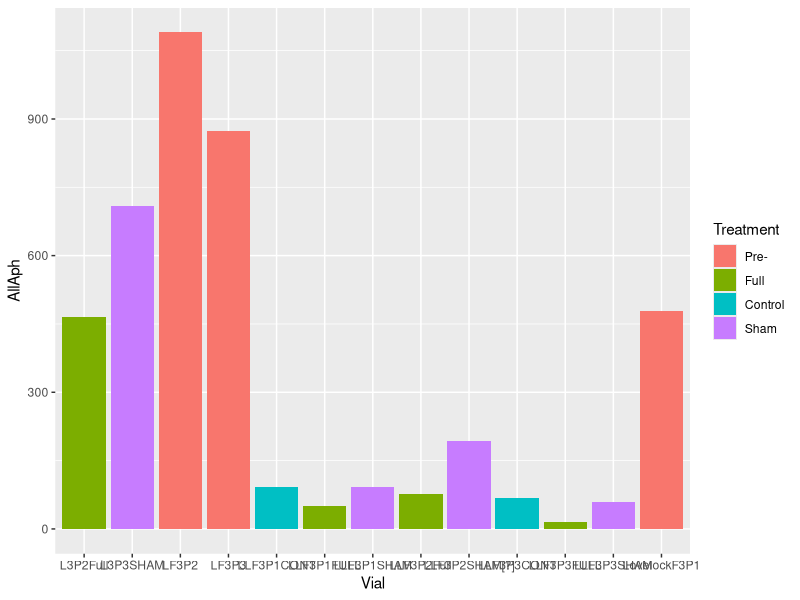
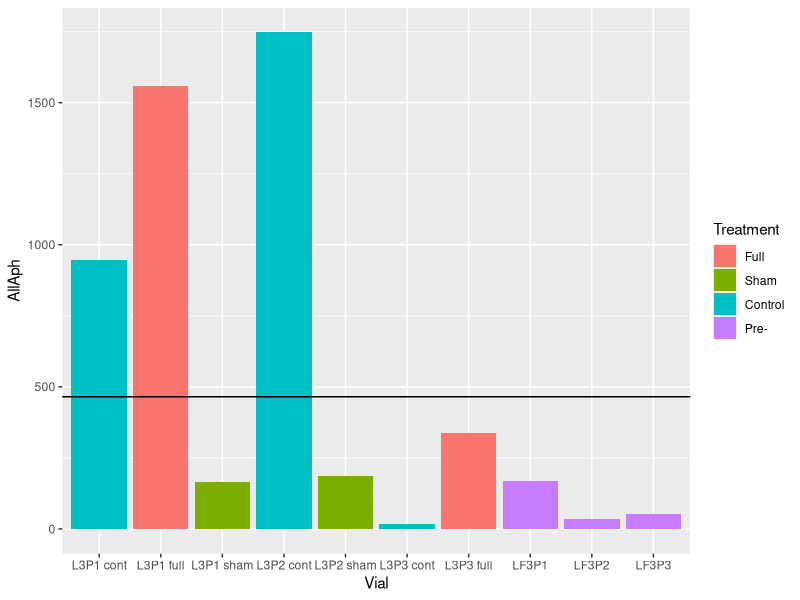
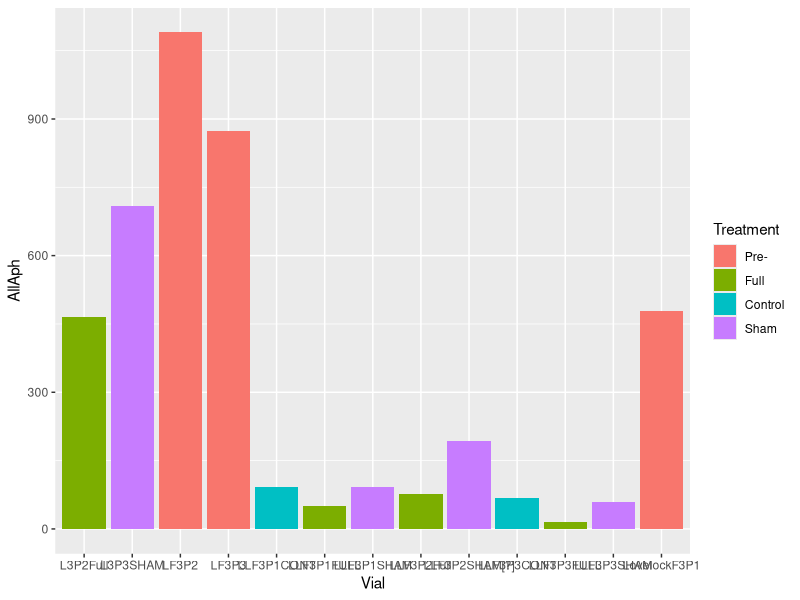
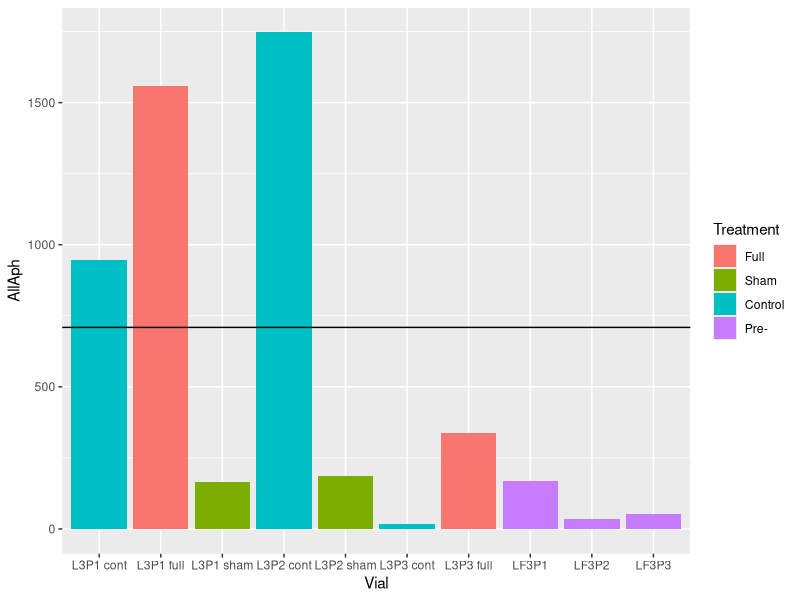
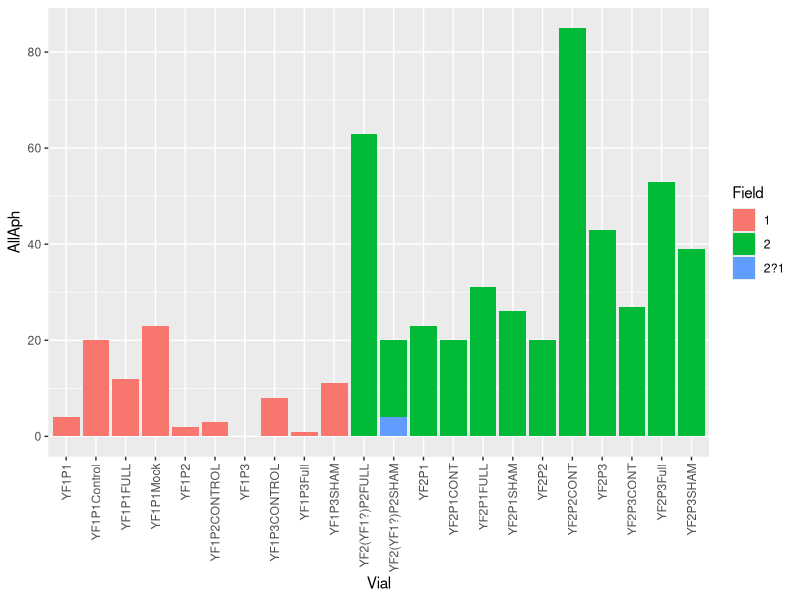
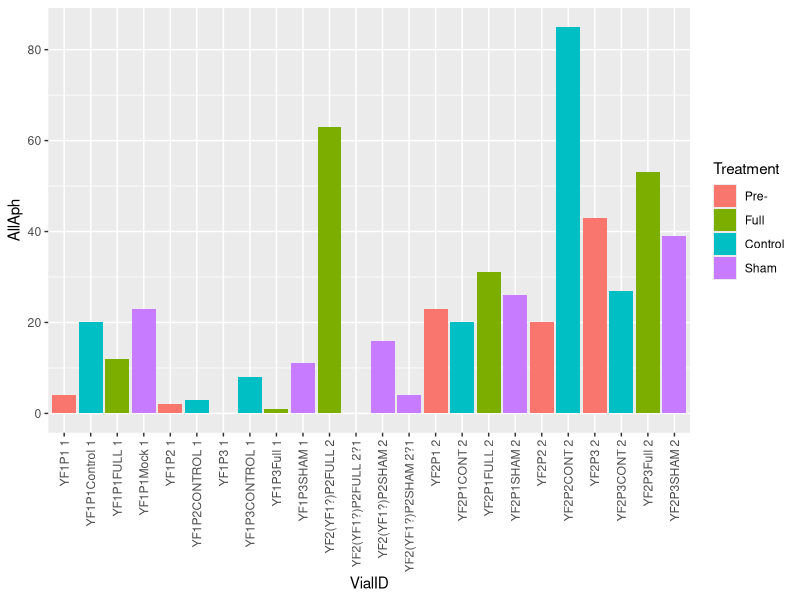
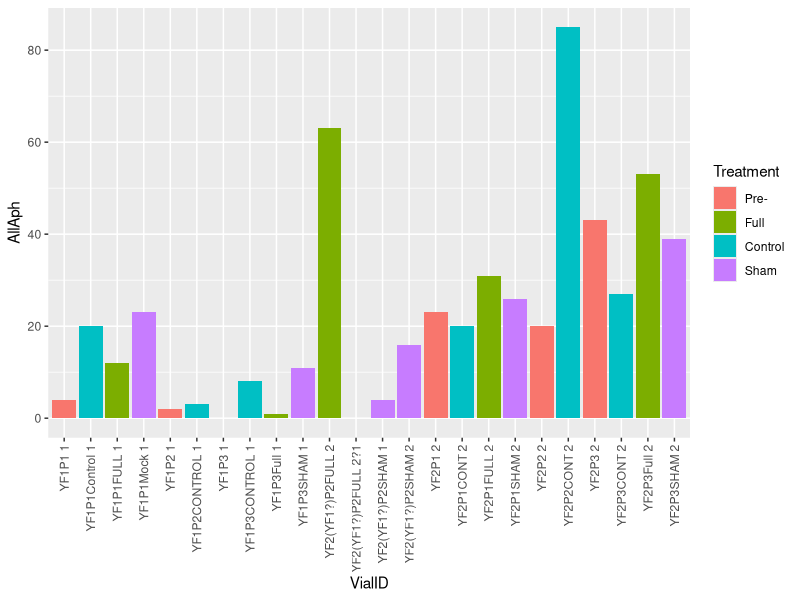
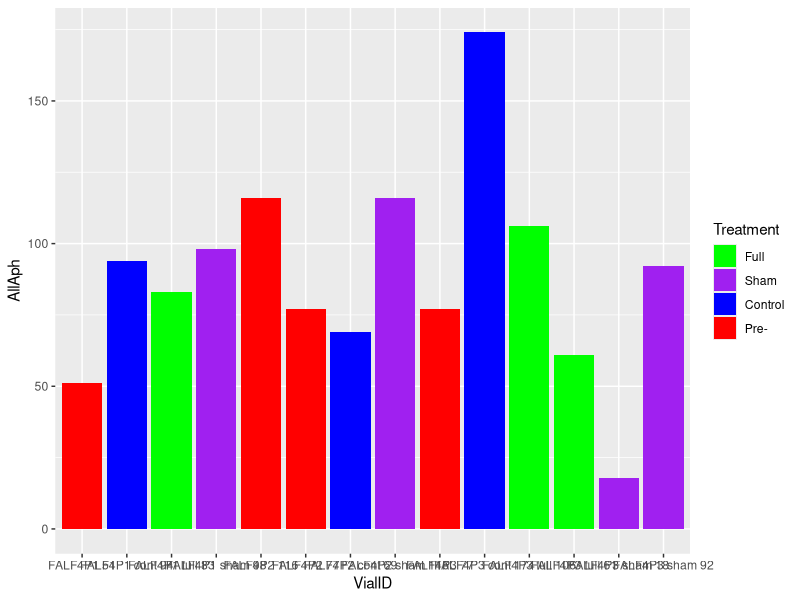

R code for these plots, in order: (Note: this script raises an error after producing the figures.)
# Title: Data processing for 2020 Exclosures project
# Author: Anson Call
# Date: 2022/02/28
# This script cleans the raw data in preparation for analysis. It only needs to
# be run once.

# load packages ####
library(tidyverse) # R packages for data science
library(magrittr) # for assignment and exposition pipes
library(vegan) # for diversity metrics

# define functions ####
# date-to-season function for vegsurvey data
getSeason <- function(DATES) {
  # define cutoff between spring and fall surveys
  cutoff <- as.Date("2021-6-30",  format = "%Y-%m-%d") # spring end
  # convert dates to proper format
  d <- as.Date(strftime(DATES, format="%Y-%m-%d"))
  # return season
  if_else (d <= cutoff, 'Spring', 'Fall')
}

# import data ####
## spring data ####
spring <-
  read_csv('raw_data/Spring_counts.csv',
           col_types = 'cfffffffddddddddddddc') %>%
  select(-Sorter, -Counter, -Counter_2) %>%
  mutate(AllAph = Acyrthosiphon + Aphis + Therioaphis,
         NonAcy = Aphis + Therioaphis) %>%
  mutate(Season = 'Spring')

## fall data ####
fall <- read_csv('raw_data/Fall_counts.csv',
                 col_types = 'dcffffffdddddddddddd') %>%
  select(-Sorter, -Counter) %>%
  mutate(AllAph = Acyrthosiphon + Aphis + Therioaphis,
         NonAcy = Aphis + Therioaphis) %>%
  mutate(Season = 'Fall')

## veg data ####
vegdata <- read_csv('raw_data/VegSurvey.csv',
                    col_types = 'Dcfffddccc') %>%
  mutate(waypointID = paste(site, waypoint))

## updated plant ids for vegdata ####
new_ids <- read_csv('raw_data/updated_plant_ids.csv') %>%
  select(orig_code, new_code)

## field location data ####
## incl. closest field info for survey points in vegdata
rawlocs <- read_csv('raw_data/vegSurvey_fieldJoin.csv',
                    col_types = 'fffTdfddfcc')

## veg survey plot type data
veg_survey_classes <- read_csv('raw_data/vegSurveyClasses.csv',
                               col_types = 'ffff')

## landcover class data
veg_survey_cover <- read_csv('raw_data/vegData_coverJoin.csv',
                             col_types = 'fffffffffffffffffffffffffcc')

## landcover data ####
# now only 1 csv (supervised classification, 8 classes)
# import csv files
#
# landcover <- read_csv('raw_data/superDoveSupervisedClassification_areaScore_fixedClass.csv')
# if you want target fields according to classifier instead of fixed class:
landcover <- read_csv('raw_data/superDove_areaScores.csv')

# check data ####
## check spring and fall data ####
spring %>%
  group_by(Site, Field) %>%
  count()
spring %>%
  group_by(Site, Treatment) %>%
  count()

# Identify error 1
spring %>%
  group_by(Site, Field, Treatment) %>%
  filter(Site=='Lovelock')
#L3P2Full recorded as field 2 instead of field 3

# Resolve error 1: L3P2Full field 2 -> field 3
spring %<>%
  mutate(Field = case_when(Vial=='L3P2Full' ~ '3',
                           Vial!='L3P2Full' ~ as.character(Field)))

# Identify error 2
spring %>%
  group_by(Site, Field, Treatment) %>% filter(Site=='Lovelock') %>% count()
# Lovelock field 3 now overweight
spring %>%
  group_by(Site, Field, Treatment) %>% filter(Site=='Lovelock')
fall %>%
  group_by(Site, Field, Treatment) %>% filter(Site=='Lovelock')
# L3P2Full (and L3P3SHAM) match text pattern of fall data
fall %>%
  group_by(Site, Field, Treatment) %>% filter(Site=='Lovelock') %>% count()
# Lovelock field 3 full underweight
# suggests spring L3P2Full should actually be fall F3P2Full. check data
spring %>%
  filter(Site=='Lovelock', Field==3) %>%
  ggplot(aes(x = Vial, y = AllAph, fill = Treatment)) +
  geom_bar(stat = 'identity')
spring %>%
  filter(Vial=='L3P2Full') %>%
  select(AllAph) # 465
# L3P2Full aphid count is way higher than other Lovelock field 3 full counts in
# spring data further suggests L3P2Full belongs in the fall data
fall %>%
  filter(Site=='Lovelock', Field==3) %>%
  ggplot(aes(x = Vial, y = AllAph, fill = Treatment)) +
  geom_bar(stat = 'identity') +
  geom_abline(slope = 0, intercept = 465)
# L3P2Full aphid count fits in with fall data well

# Resolve error 2: spring L3P2Full -> fall
spring %<>%
  mutate(Season = case_when(Vial=='L3P2Full' ~ 'Fall',
                            Vial!='L3P2Full' ~ as.character(Season)))

# Identify error 3
spring %>%
  group_by(Site, Treatment) %>%
  filter(Season=='Spring') %>%
  count
# Lovelock field 3 overweight
spring %>%
  group_by(Site, Treatment) %>%
  filter(Season=='Spring') %>%
  count
# spring Lovelock sham overweight by 2, Lovelock control underweight by 1
fall %>%
  group_by(Site, Treatment) %>%
  filter(Site=='Lovelock') %>%
  count
# fall Lovelock sham is underweight by 1
# suggests at least 1 spring Lovelock sham belongs in fall data
spring %>%
  group_by(Site, Field, Treatment) %>%
  filter(Site=='Lovelock', Treatment=='Sham')
fall %>%
  group_by(Site, Field, Treatment) %>%
  filter(Site=='Lovelock', Treatment=='Sham')
# spring L3P3SHAM matches text pattern of fall data
# further suggests L3P3SHAM belongs in the fall data
spring %>%
  filter(Site=='Lovelock', Field==3) %>%
  ggplot(aes(x = Vial, y = AllAph, fill = Treatment)) +
  geom_bar(stat = 'identity')
spring %>%
  filter(Vial=='L3P3SHAM') %>%
  select(AllAph) # 709
# L3P3SHAM aphid count is way higher than other Lovelock field 3 full counts in
# spring data
fall %>%
  filter(Site=='Lovelock', Field==3) %>%
  ggplot(aes(x = Vial, y = AllAph, fill = Treatment)) +
  geom_bar(stat = 'identity') +
  geom_abline(slope = 0, intercept = 709)
# L3P3SHAM aphid count is still high for fall data, but fall data is still
# higher, on average, than spring data. further suggests L3P3SHAM is a better
# fit in the fall data

# Resolve error 3: spring L3P3SHAM -> fall
spring %<>%
  mutate(Season = case_when(Vial=='L3P3SHAM' ~ 'Fall',
                            Vial!='L3P3SHAM' ~ as.character(Season)))

# Identify error 4
spring %>%
  group_by(Site, Field) %>%
  filter(Season=='Spring') %>%
  count
# Yerington field 2?1 measurements are probably field 1, since Yerington field 1
# is underweight by 2
spring %>%
  group_by(Site, Field, Treatment) %>%
  filter(Season=='Spring', Site=='Yerington') %>%
  count
# Yerington field 2?1 treatments match the treatments that are underweight in
# Yerington field 1 further suggests that 2?1 data could belong in field 1
spring %>%
  filter(Site=='Yerington', Field=='1' | Field=='2' | Field=='2?1') %>%
  ggplot(aes(x = Vial, y = AllAph, fill = Field)) +
  geom_bar(stat = 'identity') +
  theme(axis.text.x = element_text(angle = 90, vjust = 0.5, hjust=1))
# YF2(YF1?)P2SHAM is actually two rows (!)
spring %>%
  filter(Vial=='YF2(YF1?)P2SHAM')
# Which one is the true field 2 sham?
spring %>%
  filter(Site=='Yerington', Field=='1' | Field=='2' | Field=='2?1') %>%
  mutate(VialID = paste(Vial, Field)) %>%
  ggplot(aes(x = VialID, y = AllAph, fill = Treatment)) +
  geom_bar(stat = 'identity') +
  theme(axis.text.x = element_text(angle = 90, vjust = 0.5, hjust=1))
# field 2 generally has higher aphid counts, so we should expect YF2(YF1?)P2SHAM
# 2?1 to be the one from field 1, since it has a lower count

# Correct error 4: YF2(YF1?)P2SHAM field 2?1 -> field 1
spring %<>%
  mutate(Field = case_when(Vial=='YF2(YF1?)P2SHAM' & Field=='2?1' ~ '1',
                           Vial!='YF2(YF1?)P2SHAM' | Field!='2?1' ~
                             as.character(Field)))

# Identify error 5
spring %>%
  group_by(Site, Field) %>%
  filter(Season=='Spring') %>%
  count
# 1 Yerington field 2?1 measurement remaining, Yerington field 1 still
# underweight by 1
spring %>%
  group_by(Site, Field, Treatment) %>%
  filter(Season=='Spring',
         Site=='Yerington',
         Field=='1' | Field=='2' | Field=='2?1') %>%
  count
# remaining 2?1 measurement is a full measurement, matching what is missing from
# Yerington field 1
spring %>%
  filter(Site=='Yerington', Field=='1' | Field=='2' | Field=='2?1') %>%
  mutate(VialID = paste(Vial, Field)) %>%
  ggplot(aes(x = VialID, y = AllAph, fill = Treatment)) +
  geom_bar(stat = 'identity') +
  theme(axis.text.x = element_text(angle = 90, vjust = 0.5, hjust=1))
# remaining 2?1 measurement has low aphid density, matching other measurements
# from field 1 further suggests that the remaining 2?1 measurement is from field
# 1

# Correct error 5: YF2(YF1?)P2FULL field 2?1 -> field 1
spring %<>%
  mutate(Field = case_when(Vial=='YF2(YF1?)P2FULL' & Field=='2?1' ~ '1',
                           Vial!='YF2(YF1?)P2FULL' | Field!='2?1' ~
                             as.character(Field)))

# Identify error 6
spring %>%
  group_by(Site, Field) %>%
  filter(Season=='Spring') %>%
  count
# missing 2 measurements from Fallon field 4
spring %>%
  group_by(Field, Plot) %>%
  filter(Season=='Spring', Site=='Fallon') %>%
  count
# both missing measurements are from Fallon field 4, plot 3
spring %>%
  filter(Season=='Spring', Site=='Fallon', Field=='4', Plot=='3') %>%
  arrange(Treatment)
# Fallon field 4, plot 3 full and sham are missing
# Are they in the fall dataset?
fall %>%
  group_by(Site, Field) %>%
  count
# fall Fallon 4 contains 2 extra measurements
fall %>%
  group_by(Site, Field) %>%
  filter(Site=='Fallon', Field=='4') %>%
  arrange(Treatment)
# hard to tell which measurements are out of place because text patterns in Vial
# names are already standardized
# duplicates of field 4 plot 3 full (one of these may be plot 2 or fall)
# duplicates of field 4 plot 3 sham (one of these may be fall)
# duplicates of plot 2 pre- (one of these may be full?)
# examine fall data to see if there are any outliers that suggest a measurement
# belongs in the spring data
fall %>%
  filter(Site=='Fallon', Field=='4') %>%
  mutate(VialID = paste(Vial, AllAph)) %>%
  ggplot(aes(x = VialID, y = AllAph, fill = Treatment)) +
  geom_bar(stat = 'identity') +
  scale_fill_manual(values = c('Pre-' = 'red', 'Full' = 'green',
                               'Control' = 'blue', 'Sham' = 'purple'))
# 1 FALF4P3 sham measurement seems low
# does it fit better with the spring data?
spring %>%
  filter(Season=='Spring', Site=='Fallon', Field=='4') %>%
  ggplot(aes(x = Vial, y = AllAph, fill = Treatment)) +
  geom_bar(stat = 'identity') +
  geom_abline(slope = 0, intercept = 18) +
  scale_fill_manual(values = c('Pre-' = 'red', 'Full' = 'green',
                               'Control' = 'blue', 'Sham' = 'purple'))
# This measurement seems low compared to other field 4 sham measurements in both
# spring and fall
# What about plot 3 measurements across spring and fall?
fall %>%
  filter(Site=='Fallon', Field=='4', Plot=='3') %>%
  mutate(VialID = paste(Vial, AllAph)) %>%
  ggplot(aes(x = VialID, y = AllAph, fill = Treatment)) +
  geom_bar(stat = 'identity') +
  scale_fill_manual(values = c('Pre-' = 'red', 'Full' = 'green',
                               'Control' = 'blue', 'Sham' = 'purple'))
spring %>% filter(Season=='Spring', Site=='Fallon', Field=='4', Plot=='3') %>%
  ggplot(aes(x = Vial, y = AllAph, fill = Treatment)) +
  geom_bar(stat = 'identity') +
  geom_abline(slope = 0, intercept = 77) +
  geom_abline(slope = 0, intercept = 174) +
  scale_fill_manual(values = c('Pre-' = 'red', 'Full' = 'green',
                               'Control' = 'blue', 'Sham' = 'purple'))
# spring has the higher densities for pre- and sham treatments, so it seems
# slightly more likely that the very low FALF4P3 sham measurement and lower of
# the two FALF4P3 full measurements should be retained in the fall, and the two
# higher FALF4P3 measurements should be moved to the spring data

# admittedly, this is a best guess, and could be incorrect - the safest bet
# would be to throw out all measurements that can't be reliably assigned to
# spring or fall data

# however, the overall difference between spring and fall seems negligible, so
# we may end up pooling this data anyway i'll leave it in for now, making
# corrections based on maximum likelihood

# also, there is a question of which measurement belongs in the spring Fallon
# field 4 plot 2 group:

# Correct error 6: fall Fallon field 4, plot 3 sham and full measurements with
# highest aphid density -> spring
fall %<>%
  mutate(Season = case_when(Vial=='FALF4P3 full' & AllAph == 106 ~ 'Spring',
                            Vial!='FALF4P3 full' | AllAph != 106 ~
                              as.character(Season))) %>%
  mutate(Season = case_when(Vial=='FALF4P3 sham' & AllAph == 92 ~ 'Spring',
                            Vial!='FALF4P3 sham' | AllAph != 92 ~
                              as.character(Season)))

# Identify error 7
fall %>%
  group_by(Site, Treatment) %>%
  filter(Season=='Fall') %>%
  count
spring %>%
  group_by(Site, Treatment) %>%
  filter(Season=='Fall') %>%
  count
## fall is missing a Fallon full measurement, and contains one extra Fallon pre-
## measurement
spring %>%
  group_by(Site, Treatment) %>%
  filter(Season=='Spring') %>%
  count
fall %>%
  group_by(Site, Treatment) %>%
  filter(Season=='Spring') %>%
  count
# spring is missing a Lovelock control measurement, and contains one extra
# Lovelock sham measurement
# Resolve fall data first
fall %>%
  group_by(Site, Field, Treatment) %>%
  filter(Site=='Fallon', Season=='Fall') %>%
  count
# perhaps one Fallon field 4 pre- measurement should move to Fallon field 4
# full?
fall %>%
  group_by(Site, Field, Plot, Treatment) %>%
  filter(Site=='Fallon', Field=='4', Season=='Fall') %>%
  count
# looks like one Fallon field 4 plot 2 pre- measurement should move to Fallon
# field 4 plot 2 full
fall %>%
  filter(Site=='Fallon', Field=='4', Season=='Fall') %>%
  mutate(VialID = paste(Vial, AllAph)) %>%
  ggplot(aes(x = VialID, y = AllAph, fill = Treatment)) +
  geom_bar(stat = 'identity')
# I'm going to assume that the lower of the two pre- measurements should be
# changed to full, since pre- measurements generally have the highest aphid
# counts because they represent collections from a larger area. Higher aphid
# counts from pre- treatments aren't very obvious at Fallon Field 4, but
# experiment-wide this is the general trend.

# Resolve error 7: Move the lower Fallon field 4, plot 2 pre- measurement to
# Fallon field 4, plot 2 full
fall %<>%
  mutate(Treatment = case_when(Vial=='FALF4P2' & AllAph == 77 ~ 'Full',
                               Vial!='FALF4P2' | AllAph != 77 ~
                                 as.character(Treatment)))
spring %>%
  group_by(Site, Treatment) %>%
  filter(Season=='Fall') %>%
  count

# Identify error 8
spring %>%
  group_by(Site, Treatment) %>%
  filter(Season=='Spring') %>%
  count
fall %>%
  group_by(Site, Treatment) %>%
  filter(Season=='Spring') %>%
  count
# spring is missing a Lovelock control measurement, and contains one extra
# Lovelock full measuremen
spring %>%
  group_by(Site, Field, Treatment) %>%
  filter(Site=='Lovelock', Season=='Spring') %>%
  count
# one field 3 full measurement should be moved to field 3 control
spring %>%
  group_by(Field, Plot, Treatment) %>%
  filter(Site=='Lovelock', Field=='3', Season=='Spring') %>%
  count
# one field 3 plot 2 full measurement should be moved to field 3 plot 2 control
spring %>%
  filter(Site=='Lovelock', Field=='3', Season=='Spring') %>%
  mutate(VialID = paste(Vial, AllAph)) %>%
  ggplot(aes(x = VialID, y = AllAph, fill = Treatment)) +
  geom_bar(stat = 'identity')
# LLF3P2SHAM[?] is marked as full, but should probably be marked as control. The
# aphid count would not be out of place for a control measurement in this field

# Resolve error 8: move LLF3P2SHAM[?] -> Lovelock field 3, plot 2 control
spring %<>%
  mutate(Treatment = case_when(Vial=='LLF3P2SHAM[?]' & AllAph == 86 ~ 'Control',
                               Vial!='LLF3P2SHAM[?]' | AllAph != 86 ~
                                 as.character(Treatment)))

# Identify error 9
fall %>%
  group_by(Site, Field) %>%
  count
# Lovelock field 1 underweight, Lovelock includes one measurement with NA as
# field
fall %>%
  filter(Site=='Lovelock', Field==1 | is.na(Field)) %>%
  arrange(Plot)
# L7P3 full should probably be moved to Lovelock Field 1, plot 3 full
fall %>%
  filter(Site=='Lovelock', Field==1 | is.na(Field)) %>%
  ggplot(aes(x = Vial, y = AllAph, fill = Treatment)) +
  geom_bar(stat = 'identity')
# the L7P3 aphid count matches others from Lovelock field 1, plot 3
# Beware, this technically an empty string, not an NA value

# Resolve error 9: L7P3 full Lovelock field NA -> Lovelock field 1
fall %<>%
  mutate(Field = case_when(Field == '' ~ '1',
                           Field != '' ~ as.character(Field)))

# Identify error 10
fall %>%
  group_by(Site, Plot) %>%
  count
## Yerington plot 1 underweight, Yerington includes one measurement with NA as
## plot
fall %>%
  group_by(Field, Plot) %>%
  filter(Site=='Yerington') %>%
  arrange(Plot) %>%
  count
# Yerington field 2 plot 1 underweight, Yerington NA plot measurement is in
# field 1?
fall %>% filter(is.na(Plot))
fall %>% filter(Plot == '')
# Yikes - this is actually an empty string, not an NA value
# could YF1P7 possibly be Yerington Field 2, Plot 1?
fall %>% filter(Site=='Yerington', Field=='2', Plot=='1')
# Yerington field 2 plot 1 sham is missing, and the YF1P7 measurement is from a
# sham exclosure
# this suggests that YF1P7 should be moved to Yerington field 2 plot 1
fall %>% filter(Site=='Yerington', Field=='1' | Field=='2', Plot=='1' | is.na(Plot)) %>%
  mutate(VialID = paste(Vial, AllAph)) %>%
  ggplot(aes(x = VialID, y = AllAph, fill = Treatment)) +
  geom_bar(stat = 'identity')
# I can't say the data fit really makes sense - YF1P7 has an exceptionally high
# aphid count. I suppose it matches up with the expectation based on the high
# YF2P1 full count, but why is the YF2P1 (pre-) count so low? I'm going to go
# ahead and move YF1P7 into Yerington field 2 plot 1 anyway. This makes the most
# sense to me overall

# Resolve error 10: YF1P7 Yerington field 1 plot NA -> Yerington field 2 plot 1
fall %<>%
  mutate(Field = case_when(Plot == '' ~ '2',
                           !is.na(Plot) ~ as.character(Field)),
         Plot = case_when(Plot == '' ~ '1', !is.na(Plot) ~ as.character(Plot)))

# Identify error 11
spring %>%
  group_by(Field, Plot, Treatment, Season) %>%
  filter(Season=='Spring') %>%
  arrange(Field, Plot) %>%
  count
# field 3 plot 1 pre- underweight, field 3 plot 3 pre- overweight
spring %>%
  group_by(Site, Field, Plot, Treatment, Season) %>%
  filter(Season=='Spring', Field=='3', Plot=='1' | Plot=='3') %>%
  arrange(Field, Plot, Treatment) %>%
  count
# the problem is contained to Yerington
spring %>%
  group_by(Field, Plot, Season) %>%
  filter(Season=='Spring',
         Site=='Yerington',
         Field=='3',
         Plot=='1' | Plot=='3') %>%
  arrange(Field, Plot, Treatment)
# could be that YF2.2(Location3) is the one that needs to be moved to plot 1.
# this makes sense that YF2.2(Location3)P3 specifically has P3 noted as the
# plot, while YF2.2(Location3) lacks any specific plot designation it seems
# likely that I would forget to record the plot number on the first plot, but
# not on the third plot
spring %>%
  group_by(Field, Plot, Season) %>%
  filter(Season=='Spring',
         Site=='Yerington',
         Field=='3',
         Plot=='1' | Plot=='3') %>%
  ggplot(aes(x = Vial, y = AllAph, fill = Treatment)) +
  geom_bar(stat = 'identity')
# the data here is variable - in some treatments, plot 1 is higher; in others,
# plot 3 is higher this doesn't inform which of the field 3 plot 3 measurements
# should be moved aphid counts are generally very low anyway, so some
# stochasticity is expected all I have to go on is the way the labels were
# recorded, but that is already enough to convince me

# Resolve error 11: YF2.2(Location3) plot 3 -> plot 1
spring %<>%
  mutate(Plot = case_when(Vial=='YF2.2(Location3)' ~ '1',
                          Vial!='YF2.2(Location3)' ~ as.character(Plot)))

# final checks
spring %>%
  group_by(Field, Plot, Treatment, Season) %>%
  filter(Season=='Spring') %>%
  arrange(Field, Plot) %>%
  count
fall %>%
  group_by(Field, Plot, Treatment, Season) %>%
  filter(Season=='Spring') %>%
  arrange(Field, Plot) %>%
  count
# spring data looks complete
fall %>%
  group_by(Field, Plot, Treatment, Season) %>%
  filter(Season=='Fall') %>%
  arrange(Field, Plot) %>%
  count
spring %>%
  group_by(Field, Plot, Treatment, Season) %>%
  filter(Season=='Fall') %>%
  arrange(Field, Plot) %>%
  count
# fall data looks complete

# merge spring and fall data into a single tibble
data <- rbind(spring %>% select(-Notes),
              fall %>% select(-Number)) %>%
  mutate(Season = as_factor(Season))
data %>%
  group_by(Field) %>%
  filter(Season=='Spring') %>%
  arrange(Field, Plot) %>%
  count
# field 4 should move into field 2 across the entire dataset
data %<>%
  mutate(Field = case_when(Field=='4' ~ '2', Field!='4' ~ as.character(Field)))
data %>%
  group_by(Site, Field, Plot) %>%
  filter(Season=='Spring') %>%
  arrange(Field, Plot) %>%
  count
# balanced!
data %>%
  group_by(Site, Field, Treatment) %>%
  filter(Season=='Spring') %>%
  arrange(Field, Plot) %>%
  count
# balanced!
data %>%
  group_by(Field, Plot, Treatment) %>%
  filter(Season=='Spring') %>%
  arrange(Field, Plot, Treatment) %>%
  count
# remove 'spring' and 'fall' tibbles
rm(spring, fall)

## check veg data ####
# Identify error 1
str(vegdata)
levels(vegdata$species)
vegdata %>%
  mutate(species = fct_relevel(species, sort)) %>%
  group_by(species) %>%
  count
# many species are incorrectly ID'ed or unknown
# joining the updated species id table can help
new_ids %>% group_by(orig_code) %>% count
vegdata %>%
  left_join(new_ids,  by = c("species" = "orig_code")) %>%
  mutate(species = case_when(is.na(new_code) ~ paste(species),
                             !is.na(new_code) ~ paste(new_code))) %>%
  mutate(species = case_when(species == '' ~ paste(NA), # also clean up NAs
                             species == 'NA' ~ paste(NA),
                             is.na(species) ~ paste(NA),
                             species == 'none' ~ paste(NA),
                             !is.na(species) ~ paste(species))) %>%
  mutate(species = fct_relevel(species, sort)) %>%
  group_by(species) %>%
  count
# correct error 1
# join updated_species_id.csv
vegdata %<>%
  left_join(new_ids,  by = c("species" = "orig_code")) %>%
  mutate(species = case_when(is.na(new_code) ~ paste(species),
                             !is.na(new_code) ~ paste(new_code))) %>%
  mutate(species = case_when(species == '' ~ NA_character_, # also clean up NAs
                             species == 'NA' ~ NA_character_,
                             is.na(species) ~ NA_character_,
                             species == 'none' ~ NA_character_,
                             !is.na(species) ~ paste(species)))
# rm 'new_ids'
rm(new_ids)

# identify error 2
vegdata %>%
  group_by(species) %>%
  summarize(mean_cover = mean(cover), .groups = 'keep') %>%
  arrange(desc(mean_cover)) %>%
  filter(species %in% c('MESA', 'ALFA'))
# some MESA recorded as ALFA
# correct error 2
vegdata %<>%
  mutate(species = case_when(species == 'ALFA' ~ paste('MESA'),
                             species != 'ALFA' ~ paste(species)))
# identify error 3
vegdata %>%
  group_by(site) %>%
  summarize(count = n_distinct(waypoint))
# note that we do not expect sites to have even numbers of waypoints (some were
# inaccessible)
vegdata %>%
  filter(is.na(count), !is.na(species))
# missing count values are also expected
vegdata %>%
  filter(is.na(cover), !is.na(species))

# missing cover values are NOT expected
# note that ALCE, MESA are ag plots that were observed from a distance. Cover is
# likely high. In othen instances, cover was likely negligible.
# correct error 2
# build table of replacement cover values
new_cover <- vegdata %>%
  filter(is.na(cover), !is.na(species)) %>%
  mutate(newcover = c(1, 50, 50, 50, 50, 1, 1, 50, 50, 1, 1, 1)) %>%
  select(survey_date, site, waypoint, species, newcover)
# join new cover
vegdata %<>%
  left_join(new_cover, by = c('survey_date', 'site', 'waypoint', 'species')) %>%
  mutate(cover = case_when(is.na(cover) ~ newcover, !is.na(cover) ~ cover)) %>%
  # drop unwanted cols
  select(survey_date, observers, site, waypoint, species, count, cover)

# remove new_cover var
rm(new_cover)

# identify error 5
vegdata %>%
  filter(site == 'Lovelock', waypoint == 26) %>%
  arrange(species)
# duplicate BASC5 counts
# correct error 5
# remove the offending row
vegdata %<>% filter(!(site == 'Lovelock' &
                        waypoint == 26 &
                        species == 'BASC5' &
                        count == 3))

# identify error 6
vegdata %>%
  filter(site == 'Fallon', waypoint == 7) %>%
  arrange(species)
# duplicate CHVI4 counts
# correct error 6
# remove the offending row
vegdata %<>% filter(!(site == 'Fallon' &
                        waypoint == 7 &
                        species == 'CHVI4' &
                        count == 1))

# identify error 7
vegdata %>%
  filter(site == 'Yerington', waypoint == 7) %>%
  arrange(species)
# duplicate HAGL counts
# correct error 7
# remove the offending row
vegdata %<>% filter(!(site == 'Yerington' &
                        waypoint == 7 &
                        species == 'HAGL' &
                        count == 3))

## check location data ####
str(rawlocs)
# col spec looks good
rawlocs %>% group_by(site, CID) %>% count
# uneven weights are expected
# everything looks ok

# check veg plots cover data
veg_survey_cover %>% group_by(site) %>% count
# uneven weights are expected
# not really much else to check

## check raw cover data ####
# checked after wrangling

# data wrangling ####
## insect counts ####
# lengthen
data_long <- pivot_longer(data,
                          cols = Arachnida:NonAcy,
                          names_to = 'Taxa',
                          values_to = 'Density') %>%
  mutate(Taxa = as_factor(Taxa))
# split off and re-join 'Pre' data; select relevant columns; widen
data <- right_join(data_long %>% filter(Treatment != 'Pre-'),
                   data_long %>% filter(Treatment == 'Pre-'),
                   by = c('Site','Field','Plot','Taxa','Season')) %>%
  # rename cols where necessary
  select(Site:Plot,
         Treatment = Treatment.x,
         Taxa,
         Density = Density.x,
         Pre_Density = Density.y,
         Season) %>%
  # widen to put each taxon in a unique col
  pivot_wider(names_from = Taxa, values_from = Density:Pre_Density) %>%
  # relevel factors to reflect natural order of treatments and seasons
  mutate(Treatment = fct_relevel(Treatment, c('Control', 'Sham', 'Full')),
         Season = fct_relevel(Season, c('Spring','Fall'))) %>%
  # create 'Non_Acy' cols
  mutate(Pre_Density_Non_Acy = Pre_Density_Aphis + Pre_Density_Therioaphis,
         Density_Non_Acy = Density_Aphis + Density_Therioaphis)
# final check
str(data)

## locations #####
# wrangle field location data
locs <- rawlocs %>%
  filter(CID != 7) %>% # remove non-survey points
  mutate(id = paste0(site,
                     gsub('^\\D*(\\d*)(ALT)?\\D*$',
                          '\\1\\2',
                          .$Name))) %>% # parse site col
  select(id, field_id, long = POINT_X, lat = POINT_Y) %>% # drop unused cols
  left_join(veg_survey_classes %>%
              mutate(id = paste0(site, plotnum)), # join veg_survey_classes from ee data
            by = 'id') %>%
  select(-name) %>%  # drop 'name' col
  relocate(id, site, plotnum, type, lat, long, field_id) %>%  # reorder cols
  left_join(veg_survey_cover %>% # tidy up veg_survey_cover before joining
              unite(id, site, plotnum, sep = '') %>%
              select(id, K3LSfall:XsentSummer), by = 'id')

# rm 'rawlocs,' 'veg_survey_classes'
rm(rawlocs, veg_survey_classes, veg_survey_cover)

## veg data #####
# make season and site ID column
vegdata %<>%
  # use getSeason() to assign 'season' based on 'survey_date'
  mutate(season = getSeason(survey_date)) %>%
  unite(id, site, waypoint, sep = '', remove = FALSE) %>% # create id col
  left_join(locs, by = 'id') %>% # join location data
  relocate(id, lat, long, site = site.x, waypoint, type, field_id, season,
           survey_date, observers, species, count, cover) # reorder cols

# two plots have no location data
# probably recording errors that aren't resolvable
# Yerington 8B is a duplicate, throw out
# Fallon 9 is probably a recording error that isn't resolvable, throw out
vegdata %<>% filter(!is.na(lat))

## landcover data ####
# build list of col names
klasses <- map(seq(0, 11), toString)
distanceWeight <- c('no',
                    'const',
                    'sig1',
                    'sig2',
                    'sig3',
                    'sig4',
                    'sig5')
testnames <- matrix(NA, 12, 7)
for (i in 1:length(distanceWeight)) {
  for (j in 1:length(klasses))
  testnames[[j, i]] <- paste0(klasses[[j]], distanceWeight[[i]])
}
testnames
# build list of site names
site <- c('Minden',
              'Minden',
              'Minden',
              'Lovelock',
              'Lovelock',
              'Lovelock',
              'Fallon',
              'Fallon',
              'Fallon',
              'Yerington',
              'Yerington',
              'Yerington')
field <- c('01',
               '02',
               '03',
               '03', # note non-numeric order here. this is correct.
               '01',
               '02',
               '01',
               '02',
               '03',
               '01',
               '02',
               '03')
sitename = c()
for (i in 1:length(field)) {
  sitename[[i]] = paste0(site[[i]], field[[i]])
}
sitename
# tidy
tidyLandcover <- landcover %>%
  # split cols
  separate(col = dataSeries,
           into = testnames,
           sep = ",") %>%
  # add siteId
  mutate(siteId = unlist(sitename), .before = everything()) %>%
  # begin to transpose
  pivot_longer(-siteId, 'var') %>%
  # parse cells
  separate(col = 'value',
           into = c('class', 'value'),
           sep = '=') %>%
  rowwise %>%
  mutate(class = paste0('class', str_extract(class, '[:digit:]+')),
         distanceWeight = str_extract(var, '[:alpha:]+[:digit:]?'),
         value = parse_number(map_chr(str_extract_all(value,
                                                      '[:digit:]+|\\.|-|E'),
                                      ~ str_c(.x, collapse = '')))) %>%
  # finish transpose
  pivot_wider(c(siteId, distanceWeight), names_from = class) %>%
  # make site and field id
  separate(col = siteId,
           into = c('site', 'field'),
           sep = -2,
           remove = FALSE)
View(tidyLandcover)
summary(tidyLandcover)

# completeness/accuracy check: check areaScore * class (should be equal within
# image sets and decay functions)

# get sum of area scores for all classes
df <- tidyLandcover %>%
  mutate(sumScore = sum(across(where(is.double)))) %>%
  group_by(site, distanceWeight) %>%
  summarize(totalSum = sum(sumScore), .groups = 'keep')
# filter to a specific decay function
no <- df %>%
  filter(distanceWeight == 'no') %>%
  arrange(desc(totalSum))
# divide largest area by smallest area
noRatio <- head(no$totalSum, n = 1)/tail(no$totalSum, n = 1)

const <- df %>%
  filter(distanceWeight == 'const') %>%
  arrange(desc(totalSum))

constRatio <- head(const$totalSum, n = 1)/tail(const$totalSum, n = 1)

sig1 <- df %>%
  filter(distanceWeight == 'sig1') %>%
  arrange(desc(totalSum))

sig1Ratio <- head(sig1$totalSum, n = 1)/tail(sig1$totalSum, n = 1)

sig2 <- df %>%
  filter(distanceWeight == 'sig2') %>%
  arrange(desc(totalSum))

sig2Ratio <- head(sig2$totalSum, n = 1)/tail(sig2$totalSum, n = 1)

sig3 <- df %>%
  filter(distanceWeight == 'sig3') %>%
  arrange(desc(totalSum))

sig3Ratio <- head(sig3$totalSum, n = 1)/tail(sig3$totalSum, n = 1)

sig4 <- df %>%
  filter(distanceWeight == 'sig4') %>%
  arrange(desc(totalSum))

sig4Ratio <- head(sig4$totalSum, n = 1)/tail(sig4$totalSum, n = 1)

sig5 <- df %>%
  filter(distanceWeight == 'sig5') %>%
  arrange(desc(totalSum))

sig5Ratio <- head(sig5$totalSum, n = 1)/tail(sig5$totalSum, n = 1)

out <- c(noRatio, constRatio, sig1Ratio, sig2Ratio,
         sig3Ratio, sig4Ratio, sig5Ratio)

out # perfection!!!

# remove misc error-checking vars from env
rm(df, no, const, sig1, sig2, sig3, sig4, sig5,
   noRatio, constRatio, sig1Ratio, sig2Ratio, sig3Ratio, sig4Ratio, sig5Ratio,
   distanceWeight, out, field, site)

## calculate vegdata diversity metrics ####
# these metrics are all based on cover, since this is the more complete data
### make subplot-level diversity table ####
subplot_divdata <- vegdata %>%
  mutate(id_season = paste0(id, season)) %>%
  select(id_season, id, season, species, cover) %>%
  pivot_wider(names_from = species, values_from = cover, values_fill = 0) %>%
  select(-'NA')
# calculate subplot-level shannon diversity
shan <- subplot_divdata %>%
  select(-id_season, -id, -season) %>%
  diversity(index = 'shannon')
# calculate subplot-level simpson diversity
simp <- subplot_divdata %>%
  select(-id_season, -id, -season) %>%
  diversity(index = 'simpson')
# calculate subplot-level species richness
rich <-subplot_divdata %>%
  select(-id_season, -id, -season) %>%
  specnumber()
# cbind diversity metrics and subplot info
subplot_divdata %<>%
  ungroup() %>%
  mutate(shan = all_of(shan), simp = all_of(simp), rich = all_of(rich))

### join diversity table and location data ####
vegPlots <- subplot_divdata %>%
  left_join(locs, by = 'id') %>%
  select(-id) %>% # drop simple (no season) id since this is no longer needed
  mutate(type = as_factor(type)) %>% # covert 'type' to factor
  # reorder all cols, fix capitalization
  relocate(id = id_season, field_id, site, plotnum, type, season, lat, long, shan, simp, rich)

# rm helper vars
rm(subplot_divdata, shan, simp, rich, locs)

### make site * cover class level diversity table ####
# this is based on means, which is arbitrary (could also be median, etc.) I'm
# not worried about it right now because I'm not ever sure how this data will be
# used
vegSites <- vegdata %>%
  unite(id, id, season, remove = FALSE) %>%
  select(site, id, species, cover) %>%
  pivot_wider(names_from = species, values_from = cover, values_fill = 0) %>%
  select(-'NA') %>%
  group_by(site) %>%
  summarise(across(ACHY:ZEMA, ~ mean(.x))) # using mean()
# calculate simpson diversity
shan <- vegSites %>%
  ungroup() %>%
  select(-site) %>%
  diversity(index = 'shannon')
# calculate simpson diversity
simp <- vegSites %>%
  ungroup() %>%
  select(-site) %>%
  diversity(index = 'simpson')
# calculate species richness
rich <- vegSites %>%
  ungroup() %>%
  select(-site) %>%
  specnumber
# cbind diversity metrics and subplot info
vegSites %<>%
  ungroup() %>%
  mutate(shan = all_of(shan), simp = all_of(simp), rich = all_of(rich)) %>%
  relocate(site, shan, simp, rich)

# ee data not yet added to vegSites
# not sure this would be useful anyway
# rm helper vars
rm(shan, simp, rich, vegdata)

# define convenience identifiers ####
# move this to main script
# define lists of predator and aphid taxa
predlist <- c('Arachnida','Coccinellidae','Ichneumonidae',
              'Nabis', 'Geocoris', 'Anthocoridae')
aphlist <- c('Acyrthosiphon', 'Aphis', 'Therioaphis', 'AllAph', 'NonAcy')

# define predator- and aphid-only tibbles
# filter data to include only predators
preddata <- right_join(data_long %>% filter(Treatment != 'Pre-'),
                       data_long %>% filter(Treatment == 'Pre-'),
                       by = c('Site','Field','Plot','Taxa','Season')) %>%
  select(Site:Plot,
         Treatment = Treatment.x,
         Taxa,
         Density = Density.x,
         Pre_Density = Density.y,
         Season) %>%
  filter(Taxa %in% predlist)

aphdata <- right_join(data_long %>% filter(Treatment != 'Pre-'),
                      data_long %>% filter(Treatment == 'Pre-'),
                      by = c('Site','Field','Plot','Taxa','Season')) %>%
  select(Site:Plot,
         Treatment = Treatment.x,
         Taxa,
         Density = Density.x,
         Pre_Density = Density.y,
         Season) %>%
  filter(Taxa %in% aphlist)

# filter out 'Full' data ####
# remove 'Full' treatments from all data
data %<>% filter(Treatment != 'Full')
data_long %<>% filter(Treatment != 'Full')

# preview tidy data ####
# print a summary of each final dataset
data # main table of insect count data
data_long # insect data in long format
tidyLandcover # landcover areaScores for each field
# for fixed class
# tidyLandcover_fixed <- tidyLandcover
vegPlots # final plot-level veg data from surveys
vegSites # final site-level veg data from surveys

# export tidy data ####
# build list of data to export
tidy_data <- list(data, data_long, tidyLandcover, vegPlots, vegSites)
data_names <- list('data', 'data_long', 'landcover', 'vegPlots', 'vegSites')
# export
walk2(tidy_data, data_names, ~write_csv(.x, paste0('tidy_data/', .y, ".csv")))
